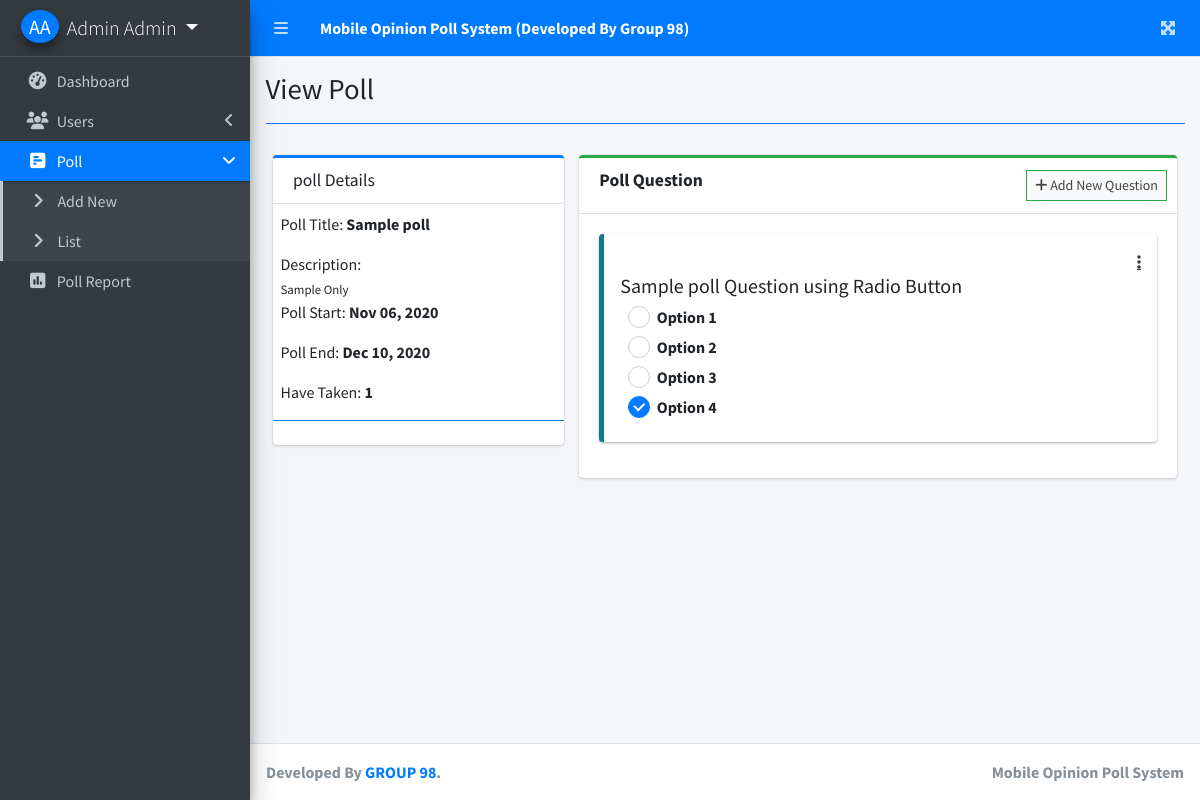
The page /index.php?page=view_poll&id=1 (signed in) on the database its author committed.
### tables this page shows
CREATE TABLE `questions` (
  `id` int(30) NOT NULL,
  `question` text NOT NULL,
  `frm_option` text NOT NULL,
  `type` varchar(50) NOT NULL,
  `order_by` int(11) NOT NULL,
  `poll_id` int(30) NOT NULL,
  `date_created` datetime NOT NULL DEFAULT current_timestamp()
);

### view_poll.php (the view, shortened to what this page needs)
<?php include 'db_connect.php' ?>
<?php
$qry = $conn->query("SELECT * FROM poll_set where id = ".$_GET['id'])->fetch_array();
foreach($qry as $k => $v){
	if($k == 'title')
		$k = 'stitle';
}
$answers = $conn->query("SELECT distinct(user_id) from answers where poll_id ={$id}")->num_rows;
?>
<div class="col-lg-12">
	<div class="row">
		<div class="col-md-4">
			<div class="card card-outline card-primary">
				<div class="card-header">
					<h3 class="card-title">poll Details</h3>
				</div>
				<div class="card-body p-0 py-2">
					<div class="container-fluid">
						<p>Poll Title: <b><?php echo $stitle ?></b></p>
						<p class="mb-0">Description:</p>
						<small><?php echo $description; ?></small>
						<p>Poll Start: <b><?php echo date("M d, Y",strtotime($start_date)) ?></b></p>
						<p>Poll End: <b><?php echo date("M d, Y",strtotime($end_date)) ?></b></p>
						<p>Have Taken: <b><?php echo number_format($answers) ?></b></p>
					</div>
					<hr class="border-primary">
				</div>
			</div>
		</div>
		<div class="col-md-8">
			<div class="card card-outline card-success">
				<div class="card-header">
					<h3 class="card-title"><b>Poll Question</b></h3>
					<div class="card-tools">
						<button class="btn btn-block btn-sm btn-default btn-flat border-success new_question" type="button"><i class="fa fa-plus"></i> Add New Question</button>
					</div>
				</div>
				<form action="" id="manage-sort">
				<div class="card-body ui-sortable">
					<?php
					$question = $conn->query("SELECT * FROM questions where poll_id = $id order by abs(order_by) asc,abs(id) asc");
					while($row=$question->fetch_assoc()):
					?>
					<div class="callout callout-info">
						<div class="row">
							<div class="col-md-12">
								<span class="dropleft float-right">
									<a class="fa fa-ellipsis-v text-dark" href="javascript:void(0)" data-toggle="dropdown" aria-haspopup="true" aria-expanded="false"></a>
								</span>
							</div>
						</div>
						<h5><?php echo $row['question'] ?></h5>
						<div class="col-md-12">
							<?php
								if($row['type'] == 'radio_opt'):
									foreach(json_decode($row['frm_option']) as $k => $v):
							?>
							<div class="icheck-primary">
		                        <label for="option_<?php echo $k ?>"><?php echo $v ?></label>
		                     </div>
								<?php endforeach; ?>
						<?php else: ?>
							<div class="form-group">
								<textarea name="answer[<?php echo $row['id'] ?>]" id="" cols="30" rows="4" class="form-control" placeholder="Write Something Here..."></textarea>
							</div>
						<?php endif; ?>
						</div>
					</div>
					<?php endwhile; ?>
				</div>
				</form>
			</div>
		</div>
	</div>
</div>

### rows shown on the page
questions: question "Sample poll Question using Radio Button", frm_option "Option 1", frm_option "Option 2", frm_option "Option 3", frm_option "Option 4"

### other values the page prints
$_SESSION['login_firstname'].' '.$_SESSION['login_lastname'] "Admin Admin"
$title "View Poll"
$stitle "Sample poll"
$description "Sample Only"
date("M d, Y",strtotime($start_date)) "Nov 06, 2020"
date("M d, Y",strtotime($end_date)) "Dec 10, 2020"
$answers "1"
